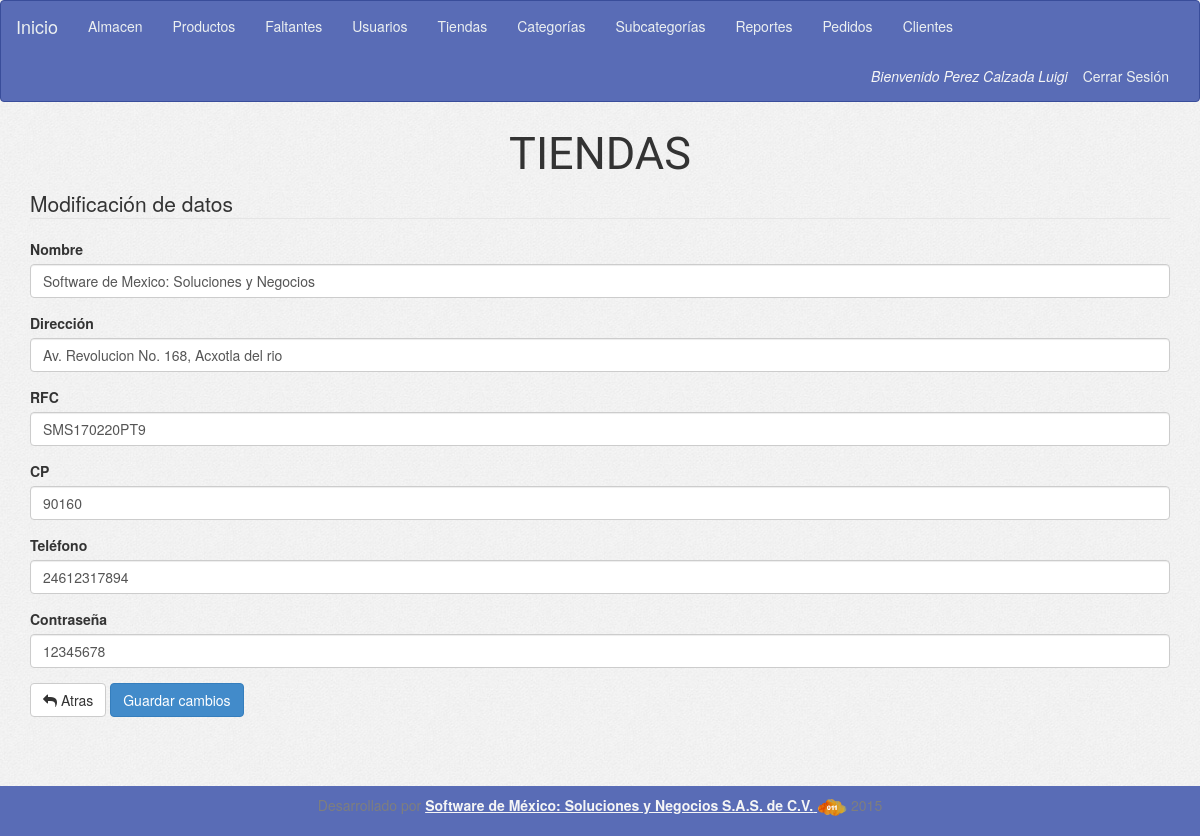
Page /form_update_store.php?id=13 (signed in) on the committed database.
### tables this page shows
CREATE TABLE IF NOT EXISTS `tiendas` (
  `id` int(11) NOT NULL,
  `nombre` varchar(50) NOT NULL,
  `direccion` varchar(100) NOT NULL,
  `rfc` varchar(13) NOT NULL,
  `cp` int(5) NOT NULL,
  `tel` varchar(15) NOT NULL,
  `num_sess` int(2) NOT NULL,
  `latitud` varchar(20) NOT NULL,
  `longitud` varchar(20) NOT NULL,
  `password` varchar(15) NOT NULL,
  `created` date NOT NULL,
  `updated` date NOT NULL,
  `activo` tinyint(4) NOT NULL
);

### config/conexion.php (called while the page is built, shortened)
<?php
        $tStore="tiendas";
?>

### form_update_store.php (the view, shortened to what this page needs)
<?php
include('config/conexion.php');
include('header.php');
include ('menu.php');
if (!isset($_SESSION['sessA']))
  echo '<div class="row"><div class="col-sm-12 text-center"><h2>No ha iniciado sesión de Administrador</h2></div></div>';
else if ($_SESSION['perfil'] != "1")
  echo '<div class="row><div class="col-sm-12 text-center"><h2>No tienes permiso para entrar a esta sección</h2></div></div>';
else {
  $storeId = $_GET['id'];
  $sqlGetStore = "SELECT * FROM $tStore WHERE id='$storeId' ";
  $resGetStore = $con->query($sqlGetStore);
  $rowGetStore = $resGetStore->fetch_assoc();
  ?>
  <div class="container">
    <div class="row">
      <div class="titulo-crud text-center">
        TIENDAS
      </div>
      <div class="col-md-12">
        <legend>Modificación de datos</legend>
        <form id="formUpdStore" name="formUpdStore" method="POST">
          <div class="form-group">
            <label>Nombre</label>
            <input type="text" name="inputNombre" id="inputNombre" value="<?= $rowGetStore['nombre']; ?>" class="form-control">
          </div>
          <div class="form-group">
            <label>Dirección</label>
            <input type="text" name="inputDir" id="inputDir" value="<?= $rowGetStore['direccion']; ?>" class="form-control">
          </div>
          <div class="form-group">
            <label>RFC</label>
            <input type="text" name="inputRfc" id="inputRfc" value="<?= $rowGetStore['rfc']; ?>" class="form-control">
          </div>
          <div class="form-group">
            <label>CP</label>
            <input type="text" name="inputCp" id="inputCp" value="<?= $rowGetStore['cp']; ?>" class="form-control">
          </div>
          <div class="form-group">
            <label>Teléfono</label>
            <input type="text" name="inputTel" id="inputTel" value="<?= $rowGetStore['tel']; ?>" class="form-control">
          </div>
          <div class="form-group">
            <label>Contraseña</label>
            <input type="text" name="inputPass" id="inputPass" value="<?= $rowGetStore['password']; ?>" class="form-control">
          </div>
          <a href="form_select_store.php" class="btn btn-default"><i class="fa fa-mail-reply"></i> Atras</a>
          <button type="submit" class="btn btn-primary" >Guardar cambios</button>
        </form>
      </div>
    </div>
    <br>
  </div>
  <?php
}
include ('footer.php');
?>

### assets/css/application.css (style rules this page uses)
body { min-height: 100%; background-image: url("../img/bg.jpg"); }
.titulo-crud { font-size: 4.5rem; font-family: 'Playball'; padding-bottom: .2rem; }
.container { min-height: 83%; }

### rows in the picture
tiendas: inputNombre "Software de Mexico: Soluciones y Negocios", inputDir "Av. Revolucion No. 168, Acxotla del rio", inputRfc "SMS170220PT9", inputCp "90160", inputTel "24612317894", inputPass "12345678"

### other values in the picture
$_SESSION['userName'] "Perez Calzada Luigi"
